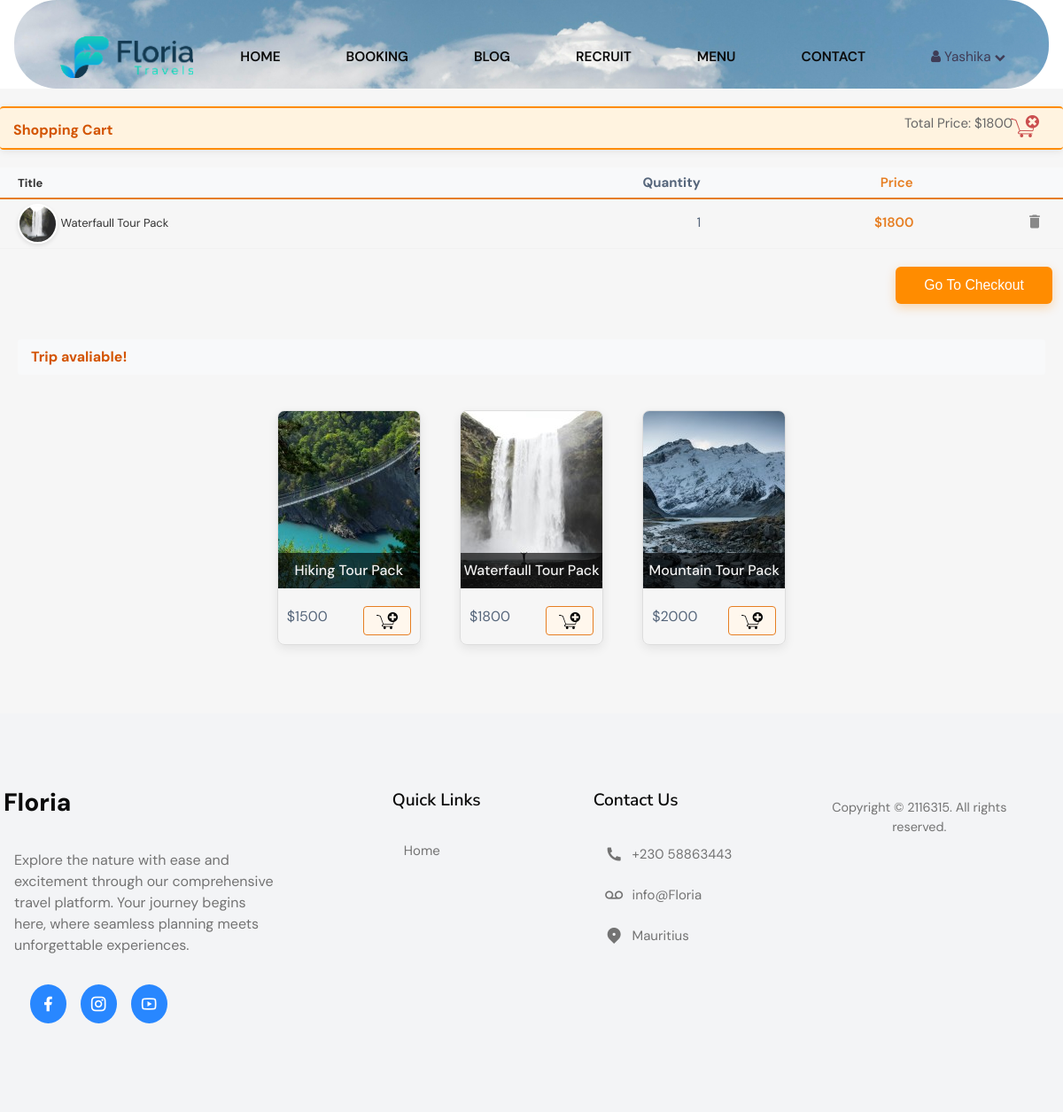
The app's page /booking/index.php (signed in) with its own data.
### tables this page shows
CREATE TABLE `tbl_cart` (
  `id` int(11) NOT NULL,
  `product_id` int(11) NOT NULL,
  `quantity` int(11) NOT NULL,
  `member_id` int(11) NOT NULL
);

CREATE TABLE `tbl_product` (
  `id` int(8) NOT NULL,
  `name` varchar(255) NOT NULL,
  `code` varchar(255) NOT NULL,
  `image` text NOT NULL,
  `price` double(10,2) NOT NULL
);

### booking/ShoppingCart.php (called while the page is built, shortened)
<?php
require_once "DBController.php";
class ShoppingCart extends DBController
{
    function getAllProduct()
    {
        $query = "SELECT * FROM tbl_product";
        return $this->getDBResult($query);
    }
    function getMemberCartItem($member_id)
    {
      $query = "SELECT tbl_product.*, tbl_cart.id as cart_id, tbl_cart.quantity
          FROM tbl_product
          JOIN tbl_cart ON tbl_product.id = tbl_cart.product_id
          WHERE tbl_cart.member_id = ?";
        $params = array(
            array(
                "param_type" => "i",
                "param_value" => $member_id
            )
        );
        return $this->getDBResult($query, $params);
    }
}

### booking/DBController.php (called while the page is built, shortened)
<?php
class DBController
{
    private $host = "localhost";
    private $user = "root";
    private $password = "";
    private $database = "travel";
    private $port = 3306;
    private static $conn;
    public function __construct()
    {
        self::$conn = mysqli_connect($this->host, $this->user, $this->password, $this->database, $this->port);
    }
    public function getDBResult($query, $params = array())
    {
        $sql_statement = self::$conn->prepare($query);
        if (!empty($params)) {
            $this->bindParams($sql_statement, $params);
        }
        if (!$sql_statement->execute()) {
            error_log("Execution failed: " . $sql_statement->error);
            return null;
        }
        $result = $sql_statement->get_result();
        $resultset = [];
        while ($row = $result->fetch_assoc()) {
            $resultset[] = $row;
        }
        return !empty($resultset) ? $resultset : null;
    }
    public function bindParams($sql_statement, $params)
    {
        $param_type = "";
        foreach ($params as $query_param) {
            $param_type .= $query_param["param_type"];
        }
        $bind_params = [&$param_type];
        foreach ($params as $k => $query_param) {
            $bind_params[] = &$params[$k]["param_value"];
        }
        if (!empty($bind_params)) {
            call_user_func_array([$sql_statement, 'bind_param'], $bind_params);
        }
    }
}

### booking/product-buy.php (the view, shortened to what this page needs)
<div id="product-grid">
    <div class="txt-heading">
        <div class="txt-heading-label">Trip avaliable!</div>
    </div>
    <?php
    $product_array = $shoppingCart->getAllProduct();
    if (! empty($product_array)) {
        foreach ($product_array as $key => $value) {
            ?>
            <div class="product-item">
                <form method="post"
                      action="index.php?action=add&code=<?php echo $product_array[$key]["code"]; ?>">
                    <div class="product-image">
                        <img src="../image/<?php echo $product_array[$key]["image"]; ?>">
                        <div class="product-title">
                            <?php echo $product_array[$key]["name"]; ?>
                        </div>
                    </div>
                    <div class="product-footer">
                        <div class="float-right">
                            <input type="image" src="image/add-to-cart.png" class="btnAddAction" />
                        </div>
                        <div class="product-price float-left"><?php echo "$".$product_array[$key]["price"]; ?></div>
                    </div>
                </form>
            </div>
            <?php
        }
    }
    ?>
</div>

### booking/cart-buy.php
<div class="shopping-cart-table">
    <div class="cart-item-container header">
        <div class="cart-info title">Title</div>
        <div class="cart-info">Quantity</div>
        <div class="cart-info price">Price</div>
    </div>
    <?php
    foreach ($cartItem as $item) {
        ?>
        <div class="cart-item-container">
            <div class="cart-info title">
                <img class="cart-image"
                     src="../image/<?php echo $item["image"]; ?>">
                <?php echo $item["name"]; ?>
            </div>
            <div class="cart-info">
                <?php echo $item["quantity"]; ?>
            </div>
            <div class="cart-info price">
                <?php echo "$".$item["price"]; ?>
            </div>
            <div class="cart-info action">
                <a
                        href="index.php?action=remove&id=<?php echo $item["cart_id"]; ?>"
                        class="btnRemoveAction"><img
                            src="image/icon-delete.png" alt="icon-delete"
                            title="Remove Item" /></a>
            </div>
        </div>
        <?php
    }
    ?>
</div>

### css/book.css (style rules this page uses)
body { font-family: Arial, sans-serif; }
.txt-heading { margin: 20px 0px; text-align: left; background: #f8f9fa; padding: 8px 15px; overflow: auto; border-radius: 4px; }
.txt-heading-label { display: inline-block; }
.btnAddAction { padding: 6px 14px; cursor: pointer; border: #e67e22 1px solid; background: #fff7ed; color: #e67e22; border-radius: 4px; transition: all 0.3s; }
.cart-image { width: 45px; height: 45px; border-radius: 50%; vertical-align: middle; border: 2px solid #fff; box-shadow: 0 2px 5px rgba(0, 0, 0, 0.1); }
#product-grid { margin-bottom: 30px; text-align: center; padding-bottom: 20px; padding-left: 20px; padding-right: 20px; }
.product-item { display: inline-block; margin: 20px; border: #ddd 1px solid; border-radius: 8px; overflow: hidden; box-shadow: 0 4px 12px rgba(0, 0, 0, 0.08); transition: all 0.3s; }
.product-title { position: absolute; bottom: 0px; background: rgba(0, 0, 0, 0.65); width: 100%; padding: 8px 0px; color: #f1f1f1; font-weight: 500; }
.product-image { height: 200px; width: 300px; position: relative; }
.product-image img { width: 100%; height: 200px; object-fit: cover; }
.product-footer { padding: 20px 10px 10px; overflow: auto; }
.float-left { float: left; }
.float-right { float: right; }
.cart-info { text-align: right; display: inline-block; width: 15%; font-size: 15px; }
.cart-info.title { width: 50%; text-align: left; }
.cart-info.price { min-width: 20%; position: relative; color: #e67e22; font-weight: 600; }
.cart-info.action { width: 5%; float: right; padding: 10px 0px; }
.cart-item-container { padding: 5px 10px; border-bottom: #f1f1f1 1px solid; }
.cart-item-container.header { background: #f8f9fa; border-bottom: #e67e22 2px solid; font-weight: bold; }
.title { margin-left: 10px; font-size: 13px; margin-top: 0px; color: #333; }
@media only screen and (max-width: 1600px) and (min-width: 768px) { .txt-heading-label, #shopping-cart .txt-heading .txt-heading-label { color: #d35400; font-weight: bold; } }
@media only screen and (max-width: 1600px) and (min-width: 768px) { .product-image { width: 160px; } }

### assets/css/style.css (style rules this page uses)
* { box-sizing: border-box; }
html, body { height: 100%; padding: 0px; margin: 0px; background: #f6f6f6; }
a { text-decoration: none; color: inherit; }

### css/withoutImage.css (style rules this page uses)
:root { --primary-color: #2887ff; --primary-color-dark: #2476da; --text-dark: #0a0a0a; --text-light: #737373; --extra-light: #f3f4f6; --white: #ffffff; --max-width: 1200px; }
* { padding: 0; margin: 0; box-sizing: border-box; }
a { text-decoration: none; transition: 0.3s; }
html, body { scroll-behavior: smooth; }
body { font-family: "DM Sans", sans-serif; }

### booking/index.php (style rules this page uses)
a { color: #3f3c56; text-decoration: none; }

### booking/product-buy.php (style rules this page uses)
a { text-decoration: none; font-size: 15px; position: relative; left: -12px; }
.product-item { transition: all 0.4s ease-in; cursor: pointer; }

### records on screen
tbl_cart: product.image (picture), product.name "Waterfaull Tour Pack", quantity "1", product.price "1800"
tbl_product: image (picture), name "Hiking Tour Pack", price "1500"
tbl_product: image (picture), name "Waterfaull Tour Pack", price "1800"
tbl_product: image (picture), name "Mountain Tour Pack", price "2000"

### other values on screen
$_SESSION['username'] "Yashika"
$item_price "1800"
